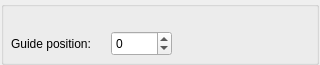
<?xml version="1.0" encoding="UTF-8"?>
<ui version="4.0">
 <class>GuidePropertyGridWidget</class>
 <widget class="QWidget" name="GuidePropertyGridWidget">
  <property name="geometry">
   <rect>
    <x>0</x>
    <y>0</y>
    <width>320</width>
    <height>65</height>
   </rect>
  </property>
  <property name="minimumSize">
   <size>
    <width>300</width>
    <height>65</height>
   </size>
  </property>
  <property name="maximumSize">
   <size>
    <width>16777215</width>
    <height>16777215</height>
   </size>
  </property>
  <property name="windowTitle">
   <string>Form</string>
  </property>
  <widget class="QGroupBox" name="groupBox">
   <property name="geometry">
    <rect>
     <x>1</x>
     <y>1</y>
     <width>318</width>
     <height>64</height>
    </rect>
   </property>
   <property name="minimumSize">
    <size>
     <width>318</width>
     <height>0</height>
    </size>
   </property>
   <property name="maximumSize">
    <size>
     <width>318</width>
     <height>999999</height>
    </size>
   </property>
   <property name="title">
    <string/>
   </property>
   <widget class="QLabel" name="positionLabel">
    <property name="geometry">
     <rect>
      <x>10</x>
      <y>35</y>
      <width>91</width>
      <height>16</height>
     </rect>
    </property>
    <property name="text">
     <string>Guide position:</string>
    </property>
   </widget>
   <widget class="QSpinBox" name="positionSpinBox">
    <property name="geometry">
     <rect>
      <x>110</x>
      <y>30</y>
      <width>61</width>
      <height>25</height>
     </rect>
    </property>
    <property name="minimum">
     <number>-9999</number>
    </property>
    <property name="maximum">
     <number>9999</number>
    </property>
   </widget>
  </widget>
 </widget>
 <resources/>
 <connections/>
</ui>
